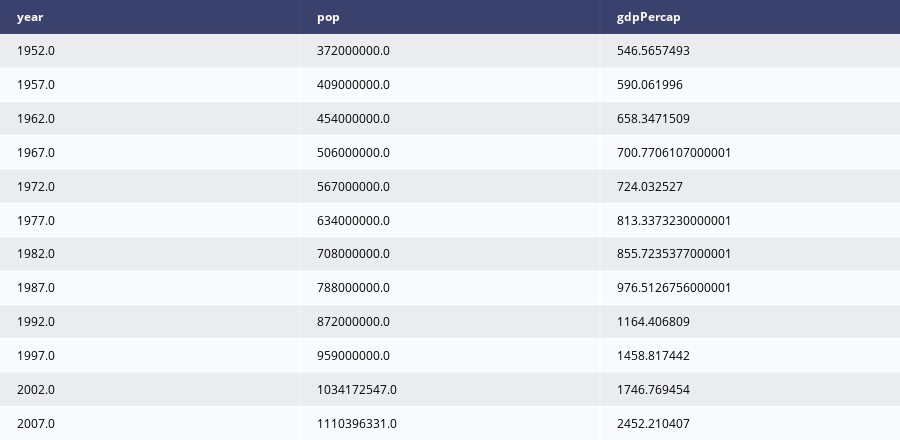

Write notebook code for a chart like this one.
### Code cell
fig = ff.create_table(data_plotly[(data_plotly.continent=='Asia') & (data_plotly.country=='India')][['year','pop','gdpPercap']])
fig.show()

### Figure 1 — Plotly figure (JSON) as saved in the notebook; plotly's stock layout.template omitted (floating-point values rounded to 4 significant figures)
{"data": [{"colorscale": [[0, "#00083e"], [0.5, "#ededee"], [1, "#ffffff"]], "hoverinfo": "none", "opacity": 0.75, "showscale": false, "type": "heatmap", "z": [[0, 0, 0], [0.5, 0.5, 0.5], [1, 1, 1], [0.5, 0.5, 0.5], [1, 1, 1], [0.5, 0.5, 0.5], [1, 1, 1], [0.5, 0.5, 0.5], [1, 1, 1], [0.5, 0.5, 0.5], [1, 1, 1], [0.5, 0.5, 0.5], [1, 1, 1]]}], "layout": {"annotations": [{"align": "left", "font": {"color": "#ffffff"}, "showarrow": false, "text": "<b>year</b>", "x": -0.45, "xanchor": "left", "xref": "x", "y": 0, "yref": "y"}, {"align": "left", "font": {"color": "#ffffff"}, "showarrow": false, "text": "<b>pop</b>", "x": 0.55, "xanchor": "left", "xref": "x", "y": 0, "yref": "y"}, {"align": "left", "font": {"color": "#ffffff"}, "showarrow": false, "text": "<b>gdpPercap</b>", "x": 1.55, "xanchor": "left", "xref": "x", "y": 0, "yref": "y"}, {"align": "left", "font": {"color": "#000000"}, "showarrow": false, "text": "1952.0", "x": -0.45, "xanchor": "left", "xref": "x", "y": 1, "yref": "y"}, {"align": "left", "font": {"color": "#000000"}, "showarrow": false, "text": "372000000.0", "x": 0.55, "xanchor": "left", "xref": "x", "y": 1, "yref": "y"}, {"align": "left", "font": {"color": "#000000"}, "showarrow": false, "text": "546.5657493", "x": 1.55, "xanchor": "left", "xref": "x", "y": 1, "yref": "y"}, {"align": "left", "font": {"color": "#000000"}, "showarrow": false, "text": "1957.0", "x": -0.45, "xanchor": "left", "xref": "x", "y": 2, "yref": "y"}, {"align": "left", "font": {"color": "#000000"}, "showarrow": false, "text": "409000000.0", "x": 0.55, "xanchor": "left", "xref": "x", "y": 2, "yref": "y"}, {"align": "left", "font": {"color": "#000000"}, "showarrow": false, "text": "590.061996", "x": 1.55, "xanchor": "left", "xref": "x", "y": 2, "yref": "y"}, {"align": "left", "font": {"color": "#000000"}, "showarrow": false, "text": "1962.0", "x": -0.45, "xanchor": "left", "xref": "x", "y": 3, "yref": "y"}, {"align": "left", "font": {"color": "#000000"}, "showarrow": false, "text": "454000000.0", "x": 0.55, "xanchor": "left", "xref": "x", "y": 3, "yref": "y"}, {"align": "left", "font": {"color": "#000000"}, "showarrow": false, "text": "658.3471509", "x": 1.55, "xanchor": "left", "xref": "x", "y": 3, "yref": "y"}, {"align": "left", "font": {"color": "#000000"}, "showarrow": false, "text": "1967.0", "x": -0.45, "xanchor": "left", "xref": "x", "y": 4, "yref": "y"}, {"align": "left", "font": {"color": "#000000"}, "showarrow": false, "text": "506000000.0", "x": 0.55, "xanchor": "left", "xref": "x", "y": 4, "yref": "y"}, {"align": "left", "font": {"color": "#000000"}, "showarrow": false, "text": "700.7706107000001", "x": 1.55, "xanchor": "left", "xref": "x", "y": 4, "yref": "y"}, {"align": "left", "font": {"color": "#000000"}, "showarrow": false, "text": "1972.0", "x": -0.45, "xanchor": "left", "xref": "x", "y": 5, "yref": "y"}, {"align": "left", "font": {"color": "#000000"}, "showarrow": false, "text": "567000000.0", "x": 0.55, "xanchor": "left", "xref": "x", "y": 5, "yref": "y"}, {"align": "left", "font": {"color": "#000000"}, "showarrow": false, "text": "724.032527", "x": 1.55, "xanchor": "left", "xref": "x", "y": 5, "yref": "y"}, {"align": "left", "font": {"color": "#000000"}, "showarrow": false, "text": "1977.0", "x": -0.45, "xanchor": "left", "xref": "x", "y": 6, "yref": "y"}, {"align": "left", "font": {"color": "#000000"}, "showarrow": false, "text": "634000000.0", "x": 0.55, "xanchor": "left", "xref": "x", "y": 6, "yref": "y"}, {"align": "left", "font": {"color": "#000000"}, "showarrow": false, "text": "813.3373230000001", "x": 1.55, "xanchor": "left", "xref": "x", "y": 6, "yref": "y"}, {"align": "left", "font": {"color": "#000000"}, "showarrow": false, "text": "1982.0", "x": -0.45, "xanchor": "left", "xref": "x", "y": 7, "yref": "y"}, {"align": "left", "font": {"color": "#000000"}, "showarrow": false, "text": "708000000.0", "x": 0.55, "xanchor": "left", "xref": "x", "y": 7, "yref": "y"}, {"align": "left", "font": {"color": "#000000"}, "showarrow": false, "text": "855.7235377000001", "x": 1.55, "xanchor": "left", "xref": "x", "y": 7, "yref": "y"}, {"align": "left", "font": {"color": "#000000"}, "showarrow": false, "text": "1987.0", "x": -0.45, "xanchor": "left", "xref": "x", "y": 8, "yref": "y"}, {"align": "left", "font": {"color": "#000000"}, "showarrow": false, "text": "788000000.0", "x": 0.55, "xanchor": "left", "xref": "x", "y": 8, "yref": "y"}, {"align": "left", "font": {"color": "#000000"}, "showarrow": false, "text": "976.5126756000001", "x": 1.55, "xanchor": "left", "xref": "x", "y": 8, "yref": "y"}, {"align": "left", "font": {"color": "#000000"}, "showarrow": false, "text": "1992.0", "x": -0.45, "xanchor": "left", "xref": "x", "y": 9, "yref": "y"}, {"align": "left", "font": {"color": "#000000"}, "showarrow": false, "text": "872000000.0", "x": 0.55, "xanchor": "left", "xref": "x", "y": 9, "yref": "y"}, {"align": "left", "font": {"color": "#000000"}, "showarrow": false, "text": "1164.406809", "x": 1.55, "xanchor": "left", "xref": "x", "y": 9, "yref": "y"}, {"align": "left", "font": {"color": "#000000"}, "showarrow": false, "text": "1997.0", "x": -0.45, "xanchor": "left", "xref": "x", "y": 10, "yref": "y"}, {"align": "left", "font": {"color": "#000000"}, "showarrow": false, "text": "959000000.0", "x": 0.55, "xanchor": "left", "xref": "x", "y": 10, "yref": "y"}, {"align": "left", "font": {"color": "#000000"}, "showarrow": false, "text": "1458.817442", "x": 1.55, "xanchor": "left", "xref": "x", "y": 10, "yref": "y"}, {"align": "left", "font": {"color": "#000000"}, "showarrow": false, "text": "2002.0", "x": -0.45, "xanchor": "left", "xref": "x", "y": 11, "yref": "y"}, {"align": "left", "font": {"color": "#000000"}, "showarrow": false, "text": "1034172547.0", "x": 0.55, "xanchor": "left", "xref": "x", "y": 11, "yref": "y"}, {"align": "left", "font": {"color": "#000000"}, "showarrow": false, "text": "1746.769454", "x": 1.55, "xanchor": "left", "xref": "x", "y": 11, "yref": "y"}, {"align": "left", "font": {"color": "#000000"}, "showarrow": false, "text": "2007.0", "x": -0.45, "xanchor": "left", "xref": "x", "y": 12, "yref": "y"}, {"align": "left", "font": {"color": "#000000"}, "showarrow": false, "text": "1110396331.0", "x": 0.55, "xanchor": "left", "xref": "x", "y": 12, "yref": "y"}, {"align": "left", "font": {"color": "#000000"}, "showarrow": false, "text": "2452.210407", "x": 1.55, "xanchor": "left", "xref": "x", "y": 12, "yref": "y"}], "height": 440, "margin": {"b": 0, "l": 0, "r": 0, "t": 0}, "xaxis": {"dtick": 1, "gridwidth": 2, "showticklabels": false, "tick0": -0.5, "ticks": "", "zeroline": false}, "yaxis": {"autorange": "reversed", "dtick": 1, "gridwidth": 2, "showticklabels": false, "tick0": 0.5, "ticks": "", "zeroline": false}}}
